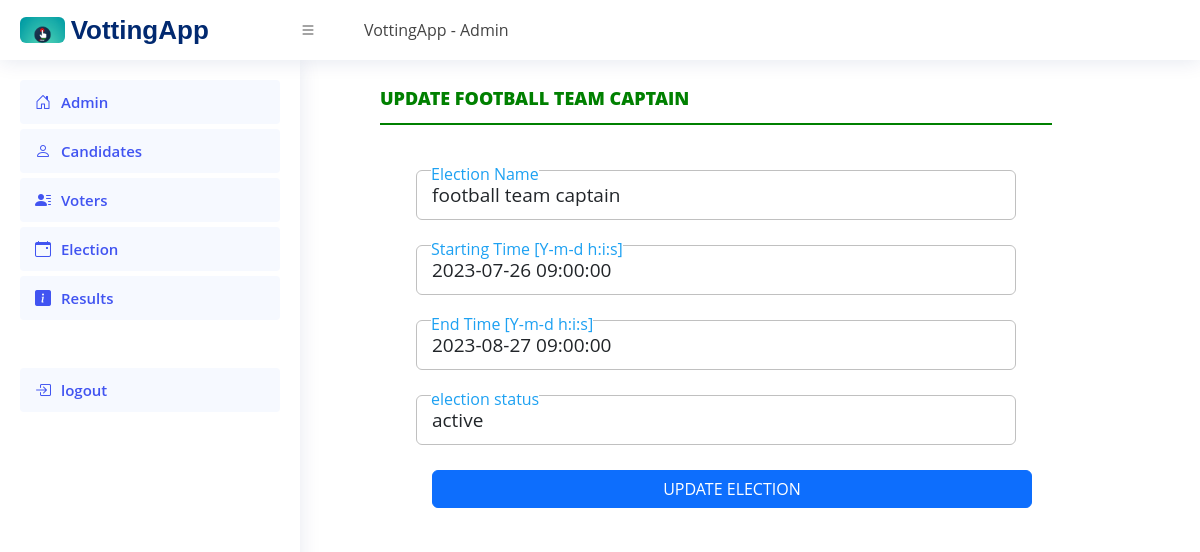
/admin/update.php?electionId=11001 (signed in), run on the app's committed database.
### tables this page shows
CREATE TABLE `election` (
  `election_id` int(25) NOT NULL,
  `election_title` varchar(200) NOT NULL,
  `starting_time` datetime NOT NULL,
  `ending_time` datetime NOT NULL,
  `election_status` text NOT NULL
);

### admin/update.php (the view, shortened to what this page needs)
<?php require_once "../controlers/adminLogin.php"; ?>
<?php
$id = $_GET['electionId'] ?? null;
$election_name="";
$status="";
$starting_time="";
$ending_time="";
if ($id) {
    $electionData = mysqli_query($conn, "SELECT * FROM election WHERE election_id = '$id'") or die(mysqli_error($conn));
    $fetch = mysqli_fetch_assoc($electionData);
    $election_name = $fetch['election_title'];
    $status = $fetch['election_status'];
    $starting_time = $fetch['starting_time'];
    $ending_time = $fetch['ending_time'];
} else{
    header("location: election.php");
}
?>
<!DOCTYPE html>
<html lang="en">
<head>
<?php include "layouts/header.php"?>
 </head>
<body>
  <?php include "layouts/nav-header.php";?>
  <?php include "layouts/aside-nav.php";?>
<main id="main" class="main">
<div class="modal-edit">
<div class="title">
    <div class="col-12 bg-white" >update <span><?php echo $election_name?></span></div>
    </div>
       <form action="election.php" method="post">
             <div class="input-field">
              <input type="text" value="<?php echo $election_name ?>" name="election_title" class="form-control" required/>
              <label>Election Name</label>
            </div>
            <div class="input-field">
              <input type="datetime" value="<?php echo $starting_time ?>" name="starting_time" class="form-control" required/>
              <label>Starting Time [Y-m-d h:i:s]</label>
            </div>
            <div class="input-field">
              <input type="datetime" value="<?php echo $ending_time ?>" name="ending_time" class="form-control" required/>
              <label>End Time [Y-m-d h:i:s]</label>
            </div>
            <div class="input-field">
              <input type="text" value="<?php echo $status ?>" name="status" class="form-control" required/>
              <label>election status</label>
            </div>
            <button type="submit" name="update-election" class="mx-3 add-election btn btn-primary w-100 mb-3">UPDATE ELECTION</button>
        </form>
          </div>
</main>
</body>
</html>

### assets/css/style.css (style rules this page uses)
:root { scroll-behavior: smooth; }
body { font-family: "Open Sans", sans-serif; background: #FFF; color: #444444; }
#main { margin-top: 60px; padding: 20px 30px; transition: all 0.3s; }
@media (min-width: 1200px) { #main, #footer { margin-left: 300px; } }

### assets/css/models.css (style rules this page uses)
.input-field, form .button { margin: 25px 0; position: relative; height: 50px; width: 100%; }
.input-field input { height: 100%; width: 100%; border: 1px solid silver; padding-left: 15px; outline: none; font-size: 19px; transition: .4s; }
.input-field label, span.show { position: absolute; top: 50%; transform: translateY(-50%); }
.input-field label { left: 15px; pointer-events: none; color: grey; font-size: 18px; transition: .4s; }
input:focus ~ label, input:valid ~ label { transform: translateY(-33px); background: white; font-size: 16px; color: #1DA1F2; }
.modal-edit { background: #fff; border-radius: 0.5rem; width: 90vw; height: 80%; max-width: 80%; top: 5px; left: 50px; display: grid; place-items: center; position: relative; }
.modal-edit .title { border-bottom: 2px solid green; width: 100%; height: 40px; margin-bottom: 20px; color: green; font-size: 18px; font-weight: 800; text-transform: uppercase; }
.modal-edit form { width: 600px; }

### data on the page
election: election_title "FOOTBALL TEAM CAPTAIN", election_title "football team captain", starting_time "2023-07-26 09:00:00", ending_time "2023-08-27 09:00:00", status "active"
